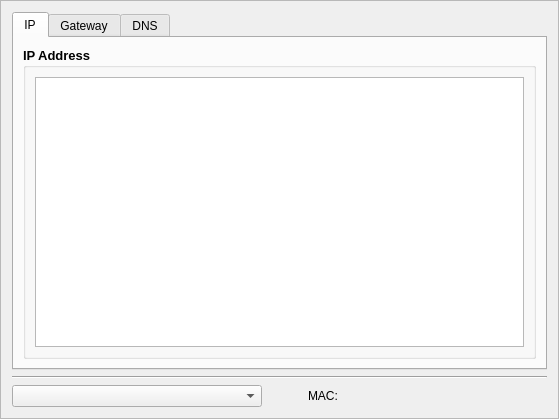
<?xml version="1.0" encoding="UTF-8"?>
<ui version="4.0">
 <class>FrameNetwork</class>
 <widget class="QFrame" name="FrameNetwork">
  <property name="geometry">
   <rect>
    <x>0</x>
    <y>0</y>
    <width>559</width>
    <height>419</height>
   </rect>
  </property>
  <property name="windowTitle">
   <string>Frame</string>
  </property>
  <property name="frameShape">
   <enum>QFrame::StyledPanel</enum>
  </property>
  <property name="frameShadow">
   <enum>QFrame::Raised</enum>
  </property>
  <layout class="QVBoxLayout" name="verticalLayout_2">
   <item>
    <widget class="QTabWidget" name="tabWidget">
     <property name="currentIndex">
      <number>0</number>
     </property>
     <widget class="QWidget" name="tab">
      <attribute name="title">
       <string>IP</string>
      </attribute>
      <layout class="QVBoxLayout" name="verticalLayout_3">
       <item>
        <widget class="QGroupBox" name="groupBox">
         <property name="font">
          <font>
           <pointsize>10</pointsize>
           <weight>75</weight>
           <bold>true</bold>
          </font>
         </property>
         <property name="title">
          <string>IP Address</string>
         </property>
         <layout class="QVBoxLayout" name="verticalLayout">
          <item>
           <widget class="QTreeView" name="treeViewIPAddr"/>
          </item>
         </layout>
        </widget>
       </item>
      </layout>
     </widget>
     <widget class="QWidget" name="tab_2">
      <attribute name="title">
       <string>Gateway</string>
      </attribute>
      <layout class="QVBoxLayout" name="verticalLayout_5">
       <item>
        <widget class="QGroupBox" name="groupBox_2">
         <property name="font">
          <font>
           <pointsize>10</pointsize>
           <weight>75</weight>
           <bold>true</bold>
          </font>
         </property>
         <property name="title">
          <string>Default Gateway</string>
         </property>
         <layout class="QVBoxLayout" name="verticalLayout_4">
          <item>
           <widget class="QTreeView" name="treeViewGateway"/>
          </item>
         </layout>
        </widget>
       </item>
      </layout>
     </widget>
     <widget class="QWidget" name="tab_3">
      <attribute name="title">
       <string>DNS</string>
      </attribute>
      <layout class="QVBoxLayout" name="verticalLayout_7">
       <item>
        <widget class="QGroupBox" name="groupBox_3">
         <property name="font">
          <font>
           <pointsize>10</pointsize>
           <weight>75</weight>
           <bold>true</bold>
          </font>
         </property>
         <property name="title">
          <string>DNS Server</string>
         </property>
         <layout class="QVBoxLayout" name="verticalLayout_6">
          <item>
           <widget class="QListView" name="listViewDNS"/>
          </item>
         </layout>
        </widget>
       </item>
      </layout>
     </widget>
    </widget>
   </item>
   <item>
    <widget class="Line" name="line">
     <property name="orientation">
      <enum>Qt::Horizontal</enum>
     </property>
    </widget>
   </item>
   <item>
    <layout class="QHBoxLayout" name="horizontalLayout">
     <item>
      <widget class="QComboBox" name="comboBoxNIC">
       <property name="minimumSize">
        <size>
         <width>250</width>
         <height>0</height>
        </size>
       </property>
       <property name="maximumSize">
        <size>
         <width>250</width>
         <height>16777215</height>
        </size>
       </property>
      </widget>
     </item>
     <item>
      <spacer name="horizontalSpacer_2">
       <property name="orientation">
        <enum>Qt::Horizontal</enum>
       </property>
       <property name="sizeType">
        <enum>QSizePolicy::Fixed</enum>
       </property>
       <property name="sizeHint" stdset="0">
        <size>
         <width>40</width>
         <height>20</height>
        </size>
       </property>
      </spacer>
     </item>
     <item>
      <widget class="QLabel" name="label">
       <property name="text">
        <string>MAC:</string>
       </property>
      </widget>
     </item>
     <item>
      <widget class="QLabel" name="labelMAC">
       <property name="text">
        <string/>
       </property>
      </widget>
     </item>
     <item>
      <spacer name="horizontalSpacer">
       <property name="orientation">
        <enum>Qt::Horizontal</enum>
       </property>
       <property name="sizeHint" stdset="0">
        <size>
         <width>40</width>
         <height>20</height>
        </size>
       </property>
      </spacer>
     </item>
    </layout>
   </item>
  </layout>
 </widget>
 <resources/>
 <connections/>
</ui>
